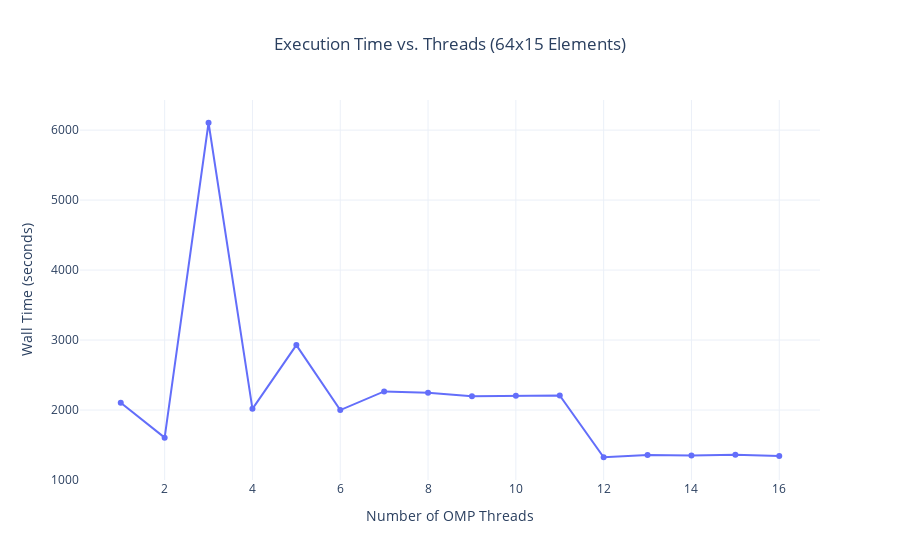

Notebook source saved alongside this figure:
### Markdown cell above
## Phase 3: Performance on a Larger Problem (64x15 Elements)

To evaluate how the parallel performance scales with problem size, we now test the solver on a significantly larger grid of 64x15 elements. A larger problem size means more computational work per element, which should improve the ratio of computation to overhead and result in better scaling.

### Performance Results (64x15 Elements)

### Code cell
import pandas as pd
import plotly.express as px

# Load the new, validated benchmark data for the 64x15 case
df_64 = pd.read_csv('scaling_results_64_15.csv')

# Calculate Speedup relative to the 1-thread performance
time_1_thread_64 = df_64[df_64['threads'] == 1]['real_time_s'].iloc[0]
df_64['speedup'] = time_1_thread_64 / df_64['real_time_s']

# Display the data table
print("OpenMP Scaling Benchmark Results (64x15 Elements, Re=1000)")
print("="*60)
print(df_64.to_string(index=False))

# Create the plot for execution time vs. number of threads
fig_time_64 = px.line(df_64, x='threads', y='real_time_s',
                   title='Execution Time vs. Threads (64x15 Elements)',
                   labels={'threads': 'Number of OMP Threads', 'real_time_s': 'Wall Time (seconds)'},
                   markers=True,
                   template='plotly_white')

fig_time_64.update_layout(title_x=0.5)
fig_time_64.show()

### Figure 1 — Plotly figure (JSON) as saved in the notebook; plotly's stock layout.template omitted (floating-point values rounded to 4 significant figures)
{"data": [{"hovertemplate": "Number of OMP Threads=%{x}<br>Wall Time (seconds)=%{y}<extra></extra>", "legendgroup": "", "line": {"color": "#636efa", "dash": "solid"}, "marker": {"symbol": "circle"}, "mode": "lines+markers", "name": "", "orientation": "v", "showlegend": false, "type": "scatter", "x": [1, 2, 3, 4, 5, 6, 7, 8, 9, 10, 11, 12, 13, 14, 15, 16], "xaxis": "x", "y": [2104.0, 1606.0, 6105.0, 2017.0, 2928.0, 2000.0, 2266.0, 2246.0, 2196.0, 2204.0, 2209.0, 1325.0, 1357.0, 1350.0, 1360.0, 1343.0], "yaxis": "y"}], "layout": {"legend": {"tracegroupgap": 0}, "title": {"text": "Execution Time vs. Threads (64x15 Elements)", "x": 0.5}, "xaxis": {"anchor": "y", "domain": [0, 1], "title": {"text": "Number of OMP Threads"}}, "yaxis": {"anchor": "x", "domain": [0, 1], "title": {"text": "Wall Time (seconds)"}}}}
